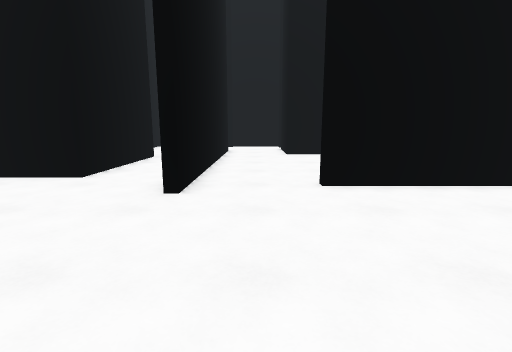
[1] (above)

12 first-person views from a walk through a 3-D level made in the Unity game engine. The camera is 1.3 m above the floor, tilts 10° down and sees 85° across. The floor is counted in squares, 1 m on a side. Each view is taken from the middle of a square. On the plan, view 1 faces up. The plan holds only what a view shows up to about 13 squares ahead; the rest is blank. The place goes on beyond the plan. The player character is not drawn.

[2]
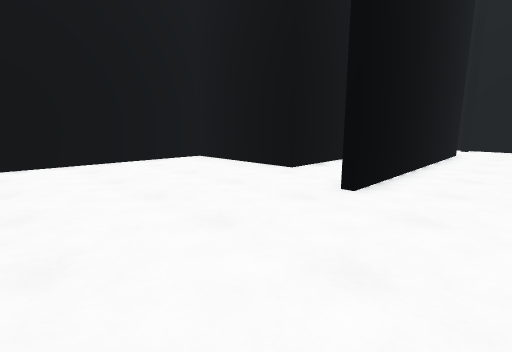

[3]
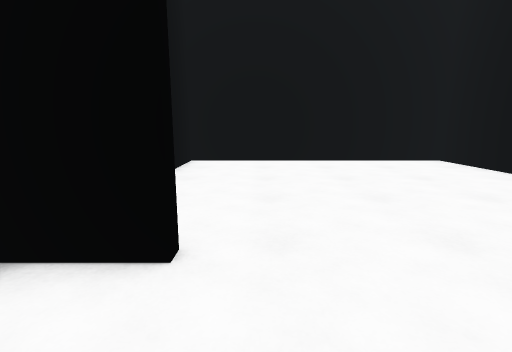

[4]
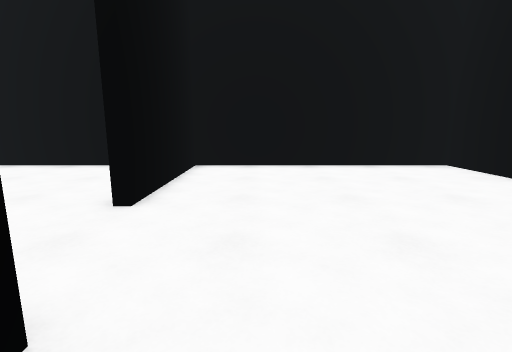

[5]
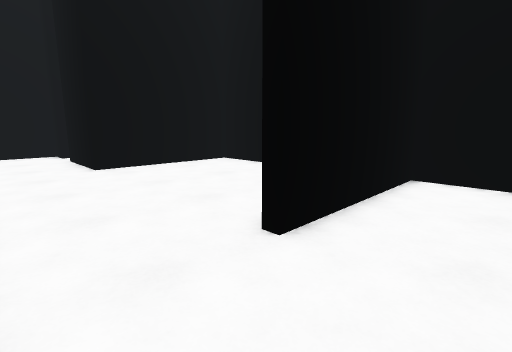

[6]
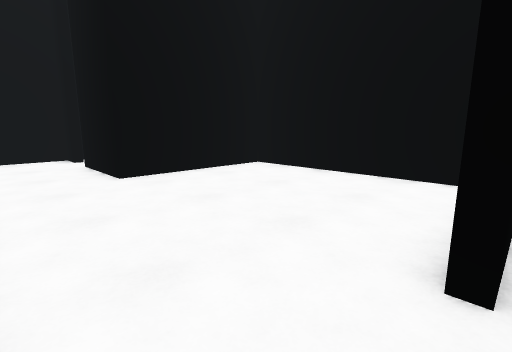

[7]
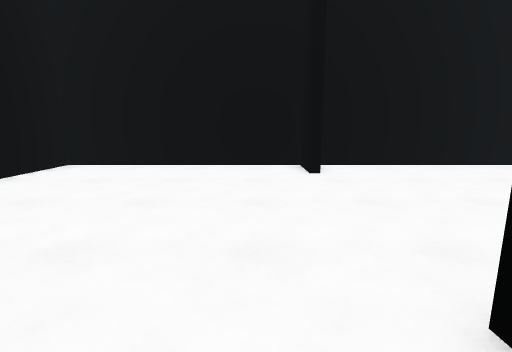

[8]
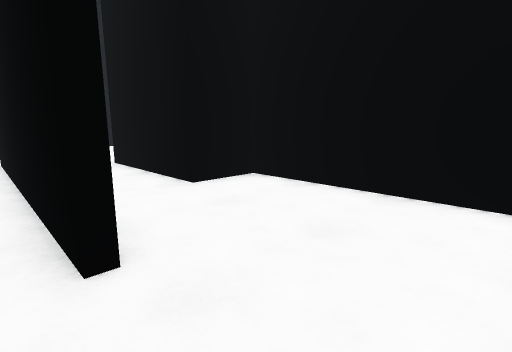

[9]
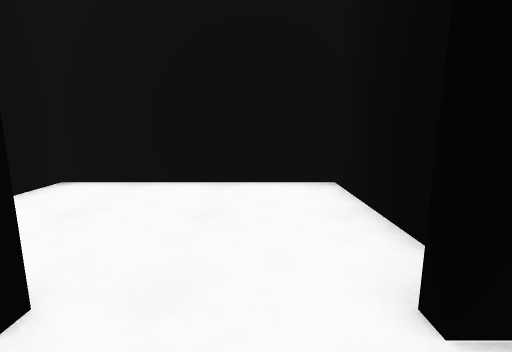

[10]
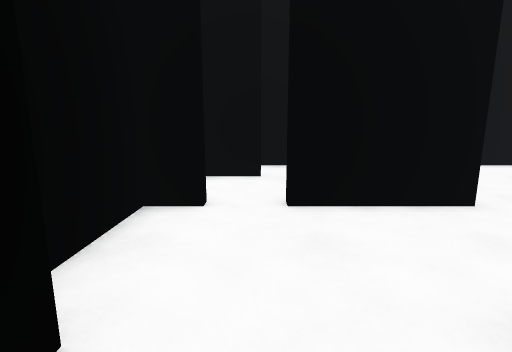

[11]
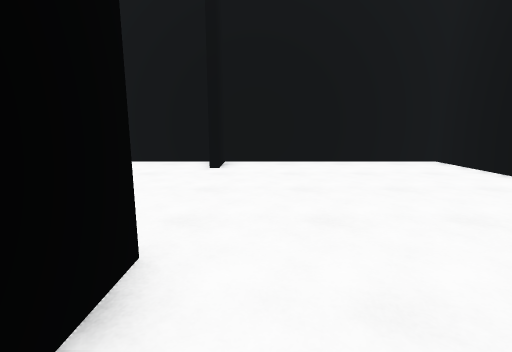

[12]
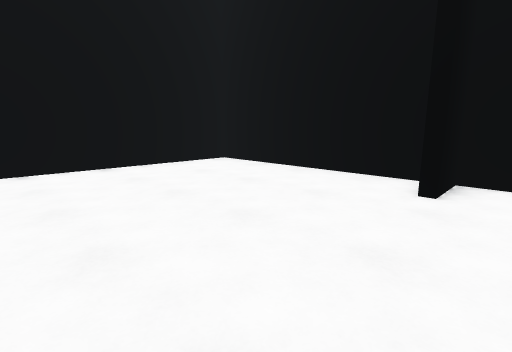

### Floor plan
Points are (right, up) in squares from view 1. A wall is a line through its corners. A room is listed if a view was taken in it or the views show most of it. See-through windows are left out.
Room 1 (views 1, 2, 3, 4, 5, 6, 7, 8, 9, 10, 11, 12)
walls: (-1.5, -0.8) (-1.5, -2.5) (6.5, -2.5) (6.5, 6.1) (1.4, 6.1); (6.5, 7.1) (6.5, 13.4) (1.5, 13.4) (1.5, 16.5); (-1.5, 15.4) (-1.5, 5.4); (1.5, 17.9) (1.5, 18.9) (-0.5, 18.9); (-5.2, 18.9) (-6.5, 18.9) (-6.5, 12.4) (-4.5, 12.4) (-4.5, 7.2) (-9.8, 7.2) (-9.8, -2.5) (-1.8, -2.5) (-1.8, -0.8)
ways out: opening at (2, 17)

Where each view was taken, in squares from view 1:
view 1: 0 up, 0 right, facing up
view 2: 0 up, 1 right, facing up-left
view 3: 0 up, 1 right, facing left
view 4: 4 up, 3 left, facing right
view 5: 4 up, 1 left, facing up-right
view 6: 6 up, 1 left, facing up-right
view 7: 7 up, 0 right, facing down
view 8: 18 up, 1 left, facing down-left
view 9: 17 up, 0 right, facing left
view 10: 17 up, 3 left, facing right
view 11: 8 up, 3 left, facing down
view 12: 5 up, 3 left, facing down-right
